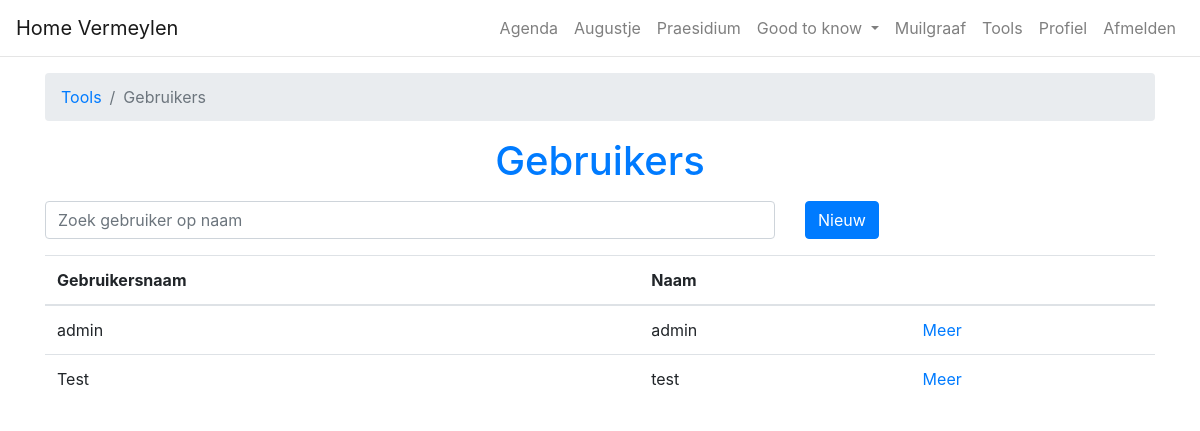
Screenshot of /users (signed in) with the database file from the repository.
### vermeylen/models.py (models this page shows)
class User(db.Model):
    id = db.Column(db.Integer, primary_key=True)
    username = db.Column(db.String(20), unique=True, nullable=False)
    password = db.Column(db.String(60), nullable=False)
    fullname = db.Column(db.String(70), nullable=False)
    roles = db.Column(db.String(), default="")

### vermeylen/routes.py (the view, shortened to what this page needs)
@app.route('/users', methods=['GET', 'POST'])
@login_required
@requires_one_of_roles("gebruikers")
def users():
    users = User.query.all()
    user_form = UserForm()
    return render_template('/users/admin.html', users=users, user_form=user_form)

### vermeylen/forms.py (shortened to what this page needs)
class UserForm(FlaskForm):
    username = StringField('Gebruikersnaam', validators=[DataRequired(message="Verplicht."), Length(min=2, max=20, message="Een gebruikersnaam moet tussen de 2 en 20 karakters lang zijn.")])
    password = StringField('Initieel wachtwoord', validators=[DataRequired(message="Verplicht.")])
    fullname = StringField('Volledige naam', validators=[DataRequired(message="Verplicht."), Length(min=2,max=70,message="Gelieve een naam tussen 2 en 70 karakters lang in te geven.")])
    roles = StringField('Rollen')
    submit = SubmitField('Verstuur')

### vermeylen/templates/users/admin.html (shortened to what this page needs)
{% extends 'layout.html' %}
{% block content %}
    <div class="container mt-3">
        <nav aria-label="breadcrumb">
            <ol class="breadcrumb">
                <li class="breadcrumb-item"><a href="{{ url_for('tools') }}">Tools</a></li>
                <li class="breadcrumb-item active" aria-current="page">Gebruikers</li>
            </ol>
        </nav>
        <h1 class="text-primary text-center">Gebruikers</h1>
        <div class="row my-3">
            <div class="col-8">
                <input id="search" type="text" onkeyup="filterUsers()" class="form-control" placeholder="Zoek gebruiker op naam" aria-label="gebruiker">
            </div>
            <div class="col-4">
                <button class="btn btn-primary" data-toggle="collapse" href="#collapseAddUser" role="button" aria-expanded="false" aria-controls="collapseAddUser">Nieuw</button>
            </div>
        </div>
        <table id="usertable" class="table table-hover">
            <thead>
                <tr>
                    <th scope="col">Gebruikersnaam</th>
                    <th scope="col">Naam</th>
                    <th scope="col"></th>
                </tr>
            </thead>
            <tbody>
            {% for user in users %}
                <tr>
                    <td>{{ user.username }}</td>
                    <td>{{ user.fullname or "" }}</td>
                    <td><a href="{{ url_for('users_update', id=user.id) }}">Meer</a></td>
                </tr>
            {% endfor %}
            </tbody>
        </table>
    </div>
{% endblock %}

### rows the page displays
User: username "admin", fullname "admin"
User: username "Test", fullname "test"
